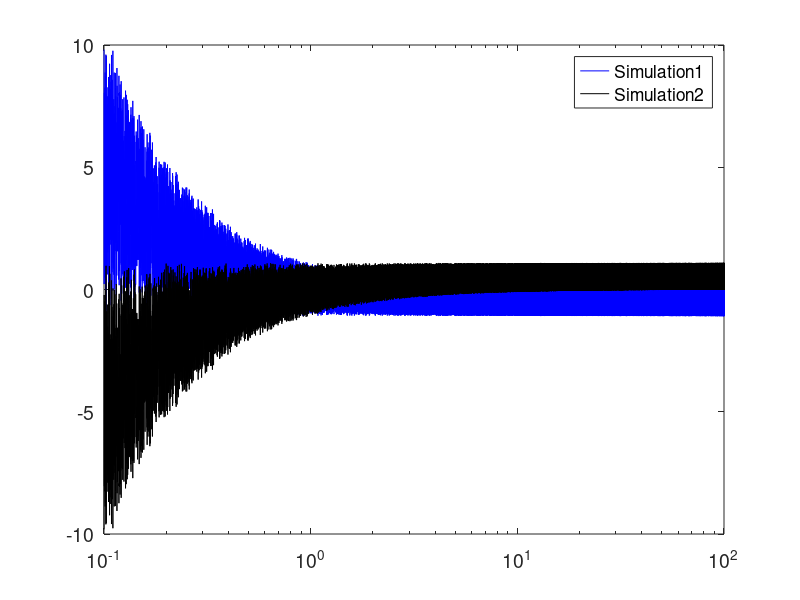

MATLAB code to generate this figure: (Note: this script raises an error after producing the figure.)

% Simulation 
t1 = 1e-6:1e-9:1e-3;
t2 = 10e-6*ones(1,length(t1));
Ideal_time_ratio = t1./t2;

rand_delta_t1 = 1.1e-7*rand(1,length(t1));
rand_delta_t2 = 1.1e-7*rand(1,length(t1));

t2_wError = t2 + rand_delta_t2;
t1_wError = t1 + rand_delta_t1;
timeRatio_wError = t1_wError./t2_wError;

% +/- Error
Error_sim1 = ((timeRatio_wError./Ideal_time_ratio)-1)*100;
Error_sim2 = (1-(timeRatio_wError./Ideal_time_ratio))*100;

%Wrong equation from week 2
Error_wrong1 = 100*((1 - Ideal_time_ratio)./((t1./rand_delta_t1)+Ideal_time_ratio));
Error_wrong2 = 100*((Ideal_time_ratio - 1)./((t1./rand_delta_t1)+Ideal_time_ratio));


% I think this equation is right. 
Error_cal1 = 100*((rand_delta_t1 - Ideal_time_ratio.*rand_delta_t2)./(t1 + Ideal_time_ratio.*rand_delta_t2));
Error_cal2 = 100*((Ideal_time_ratio.*rand_delta_t2 - rand_delta_t1)./(t1 + Ideal_time_ratio.*rand_delta_t2));
% 
semilogx(Ideal_time_ratio, Error_sim1, 'b');

hold on
semilogx(Ideal_time_ratio,Error_sim2, 'k');

% hold on
% semilogx (Ideal_time_ratio, Error_wrong1,'r');
% 
% hold on
% semilogx (Ideal_time_ratio,Error_wrong2,'p');

% hold on
% semilogx (Ideal_time_ratio,Error_cal1,'r');
% 
% hold on
% semilogx (Ideal_time_ratio,Error_cal2,'p');

set(gca,'fontsize',14)
% axis([0.1 1000 -5 3])
% yticks([-2 -1 0 1 2 3 4 5 6 7 8 9 10]);
% yticklabels({'-2', '-1', '0', '1', '2', '3', '4', '5', '6', '7', '8', '9', '10'});
% 
lgd = legend('Simulation1','Simulation2','Calculation1','Calculation2');
lgd.FontSize = 16;

grid on
xlabel('R_{FSR}/R_{REF}','FontSize', 16);
ylabel('Error (%)','FontSize', 16);
title ('Simulation Result','FontSize', 16);





